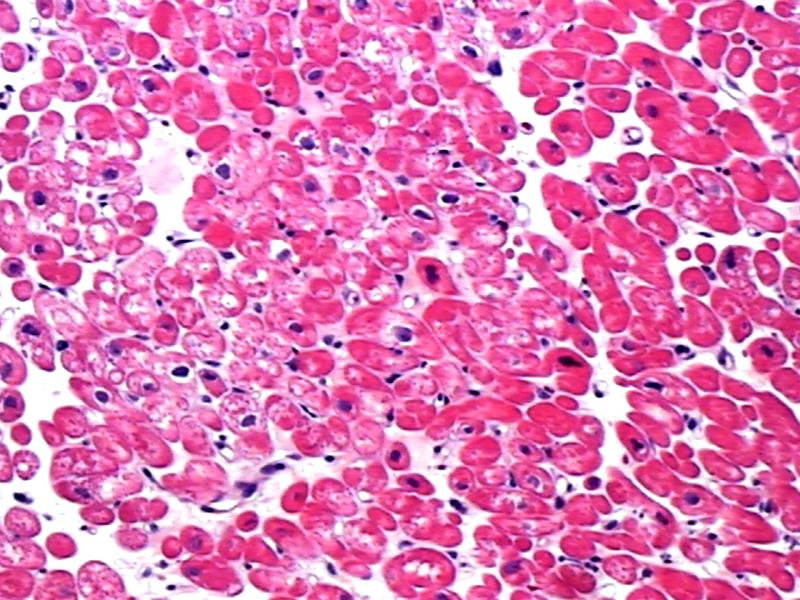
#> input picture images_original/13/R0_caso1.jpg, 800 x 600 px, found by its file name
$ python 13_texture_c.py
#> lines starting #> are read from the running program, lines starting #| are printed output that depends on the picture
### sources/library.py
import numpy as np
import matplotlib.pyplot as plt
import os
import sys

file_out = open('./outputs/' + os.path.basename(sys.argv[0]).split('.')[0] + '.txt', "w")

def print_out(text):
    print(text)
    file_out.write(text + '\n')

# [43 lines left out: functions plotar_histograma_cinzas, plotar_histograma_ruido, plotar_comparacao_histograma, not called in this run]

### sources/13_texture_c.py
# Instalar pacote com `pip3 install pillow`
from PIL import Image
# The fundamental package for scientific computing with Python
import numpy as np
# Importação da biblioteca própria
import library

def boxcount(Z, k):
    S = np.add.reduceat(
        np.add.reduceat(Z, np.arange(0, Z.shape[0], k), axis=0),
                            np.arange(0, Z.shape[1], k), axis=1)

    # Count number of boxes with non-empty pixels
    return len(np.where(S > 0)[0])

def fractal_dimension(Z, threshold=0.9):
    # Only for 2d image
    assert(len(Z.shape) == 2)

    def log_n(n):
        if n <= 1:
            return 0
        else:
            return 1 + log_n(n/2)

    # Define the scales
    min_shape = min(Z.shape)
    max_depth = log_n(min_shape) - 1
    sizes = 2**np.arange(max_depth, 1, -1)

    # Compute the fractal dimension
    Ns = np.zeros(sizes.shape)
    for i,size in enumerate(sizes):
        Ns[i] = boxcount(Z, size)

    # Fit the line (on log-log scale)
    coeffs = np.polyfit(np.log(sizes), np.log(Ns), 1)

    # Get the coefficients and the dimension
    df = -coeffs[0]
    df2 = np.nan
    if coeffs.shape[0] > 1:
        # Compute second order coefficient to check quality of fit
        df2 = np.polyfit(np.log(sizes), np.log(Ns), 2)[0]

    return df, df2, Ns[0], Ns[1]

# Load the image and convert to grayscale
image = Image.open("./images_original/13/R0_caso1.jpg").convert("L")
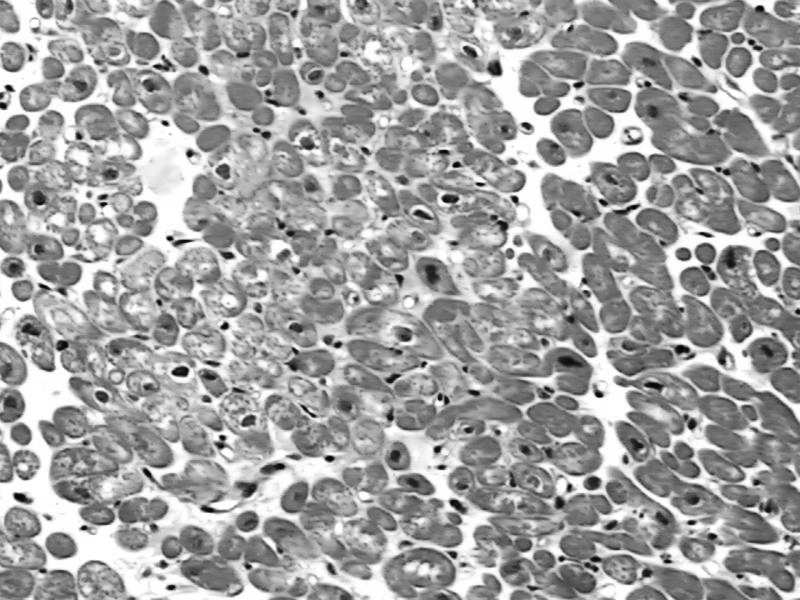
#> image: PIL image 800x600 L; min 3, max 255, mean 160.7

# Convert the image to a numpy array
Z = np.array(image)

# Compute the fractal dimension
df, df2, N1, N2 = fractal_dimension(Z)
#> the loop in fractal_dimension, `for i,size in enumerate(sizes):` made 8 passes
#> S in boxcount on pass 1: [[43613993, 22258783], [7565657, 3698776]]
#> after the loop in fractal_dimension, `for i,size in enumerate(sizes):`: Ns = [4, 12, 35, 130, 475, 1900, 7500, 30000]
#> in fractal_dimension, `coeffs = np.polyfit(np.log(sizes), np.log(Ns), 1)`: coeffs = [-1.85, 12.72]
#> in fractal_dimension, `df = -coeffs[0]`: df = 1.85
#> in fractal_dimension, `df2 = np.polyfit(np.log(sizes), np.log(Ns), 2)[0]`: df2 = 0.0595
#> df = 1.85; df2 = 0.0595; N1 = 4; N2 = 12

# Imprimir resultados
library.print_out("Fractal Dimension (Box Counting): {:.4f}".format(df))
library.print_out("Second Order Coefficient: {:.4f}".format(df2))
library.print_out("N1: {:.4f}".format(N1))
library.print_out("N2: {:.4f}".format(N2))

$ run again, with images_original/13/R0_caso2.jpg copied over images_original/13/R0_caso1.jpg
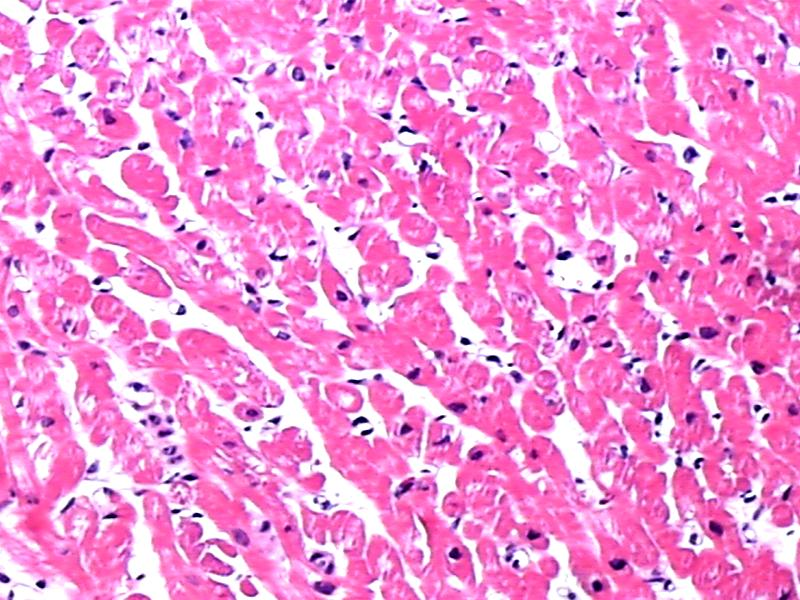
#> input picture images_original/13/R0_caso2.jpg, 800 x 600 px, found by its file name
#> `image = Image.open("./images_original/13/R0_caso1.jpg").convert("L")`:
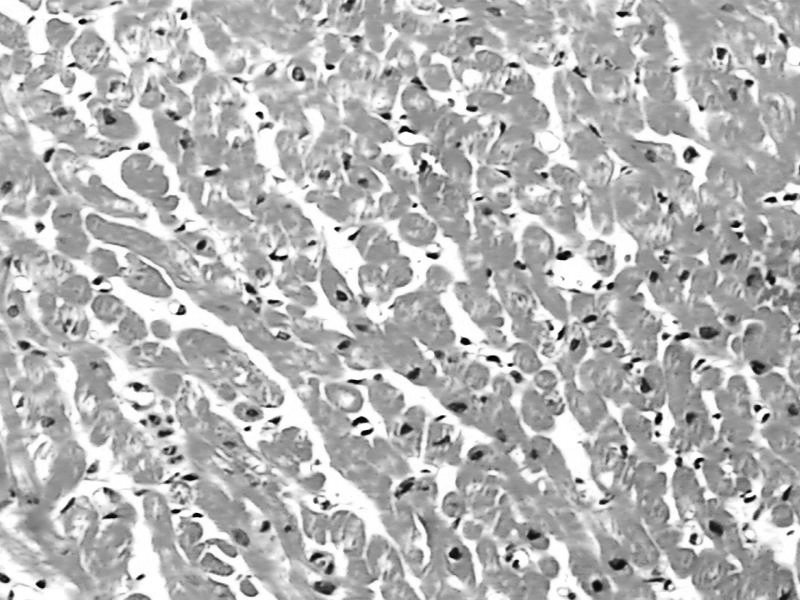
#> image: PIL image 800x600 L; min 1, max 255, mean 181.4
#> the loop in fractal_dimension, `for i,size in enumerate(sizes):` made 8 passes
#> S in boxcount on pass 1: [[48728486, 25749338], [8249816, 4343937]]
#> after the loop in fractal_dimension, `for i,size in enumerate(sizes):`: Ns = [4, 12, 35, 130, 475, 1900, 7500, 30000]
#> coeffs = [-1.85, 12.72]
#> in fractal_dimension, `df = -coeffs[0]`: df = 1.85
#> in fractal_dimension, `df2 = np.polyfit(np.log(sizes), np.log(Ns), 2)[0]`: df2 = 0.0595
#> `df, df2, N1, N2 = fractal_dimension(Z)`: df = 1.85; df2 = 0.0595; N1 = 4; N2 = 12

$ run again, with images_original/13/R3_caso1.jpg copied over images_original/13/R0_caso1.jpg
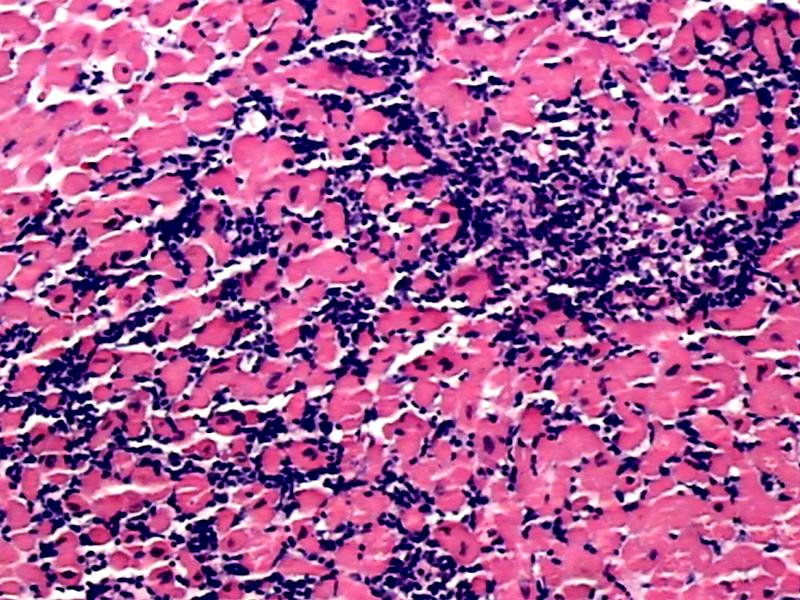
#> input picture images_original/13/R3_caso1.jpg, 800 x 600 px, found by its file name
#> `image = Image.open("./images_original/13/R0_caso1.jpg").convert("L")`:
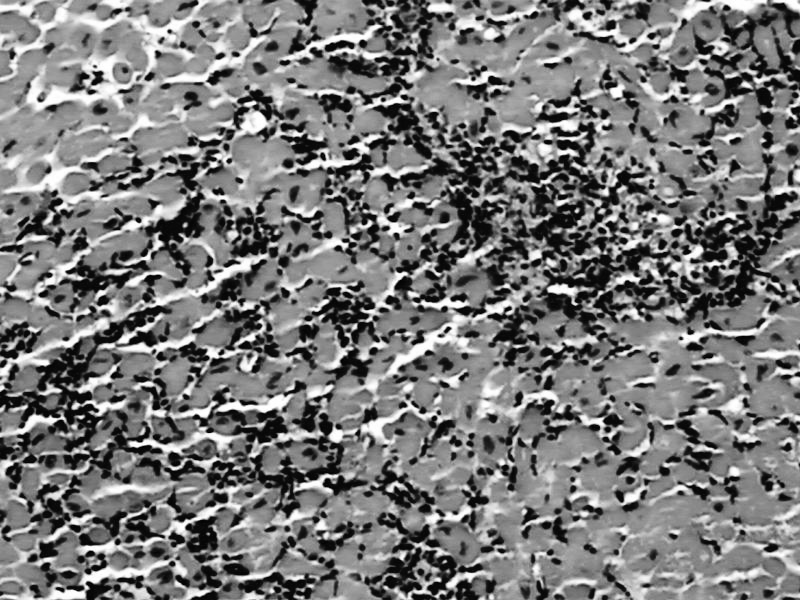
#> image: PIL image 800x600 L; min 1, max 255, mean 121.3
#> the loop in fractal_dimension, `for i,size in enumerate(sizes):` made 8 passes
#> S in boxcount on pass 1: [[32278938, 17267366], [5165053, 3519616]]
#> after the loop in fractal_dimension, `for i,size in enumerate(sizes):`: Ns = [4, 12, 35, 130, 475, 1900, 7500, 30000]
#> coeffs = [-1.85, 12.72]
#> in fractal_dimension, `df = -coeffs[0]`: df = 1.85
#> in fractal_dimension, `df2 = np.polyfit(np.log(sizes), np.log(Ns), 2)[0]`: df2 = 0.0595
#> `df, df2, N1, N2 = fractal_dimension(Z)`: df = 1.85; df2 = 0.0595; N1 = 4; N2 = 12

$ run again, with images_original/13/R3_caso2.jpg copied over images_original/13/R0_caso1.jpg
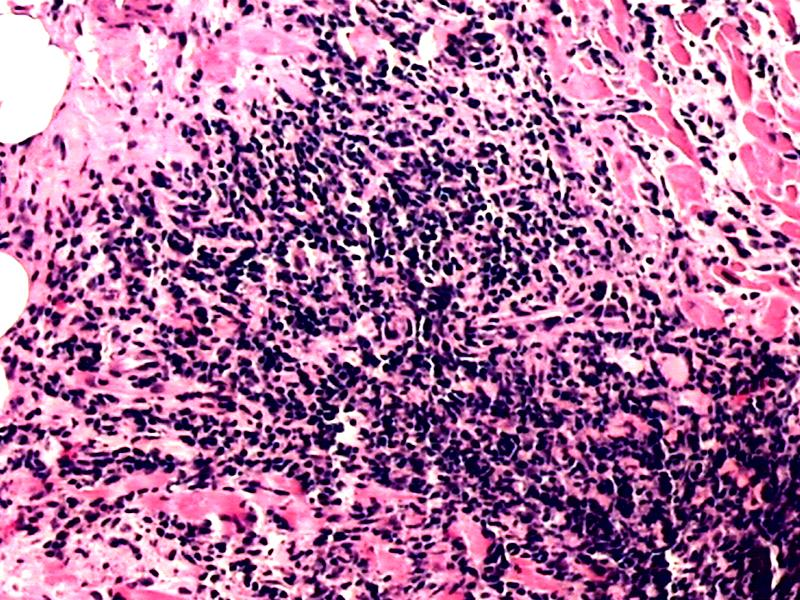
#> input picture images_original/13/R3_caso2.jpg, 800 x 600 px, found by its file name
#> `image = Image.open("./images_original/13/R0_caso1.jpg").convert("L")`:
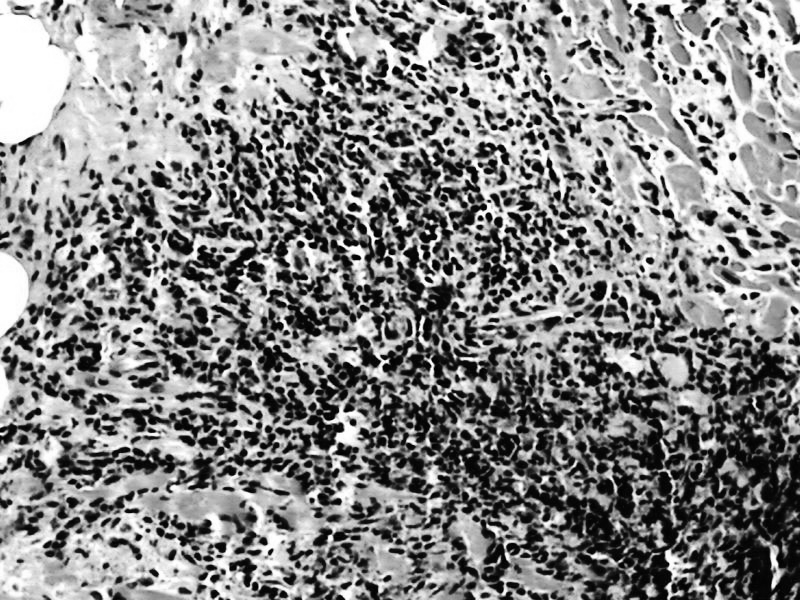
#> image: PIL image 800x600 L; min 0, max 255, mean 134.3
#> the loop in fractal_dimension, `for i,size in enumerate(sizes):` made 8 passes
#> S in boxcount on pass 1: [[35849788, 20080098], [6577595, 1954613]]
#> after the loop in fractal_dimension, `for i,size in enumerate(sizes):`: Ns = [4, 12, 35, 130, 475, 1900, 7500, 30000]
#> coeffs = [-1.85, 12.72]
#> in fractal_dimension, `df = -coeffs[0]`: df = 1.85
#> in fractal_dimension, `df2 = np.polyfit(np.log(sizes), np.log(Ns), 2)[0]`: df2 = 0.0595
#> `df, df2, N1, N2 = fractal_dimension(Z)`: df = 1.85; df2 = 0.0595; N1 = 4; N2 = 12
